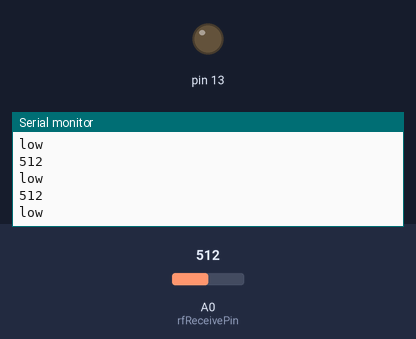
Simulated run of this sketch. Board: Arduino Uno, built with avr-gcc and run on an emulated ATmega328P. Shown: output pins drawn as LEDs (lit = HIGH), the last lines printed to the serial monitor. The test bench sets the inputs (shaded band); at power-on: A0 (rfReceivePin) = 512.

Above: at 1.2 s.
1.3 s: A0 (rfReceivePin) set to 20
At 2.4 s:
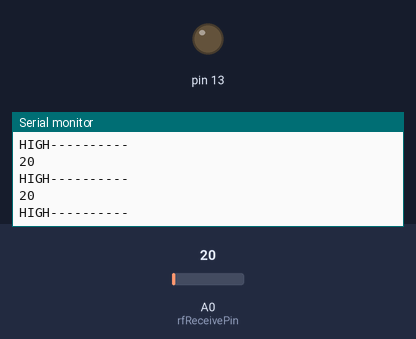
2.8 s: A0 (rfReceivePin) set to 1023
At 3.4 s:
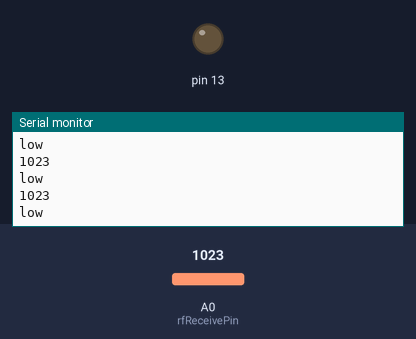
Timing chart, 0 to 5.8 s (numbered marks = the images above; inputs shaded):
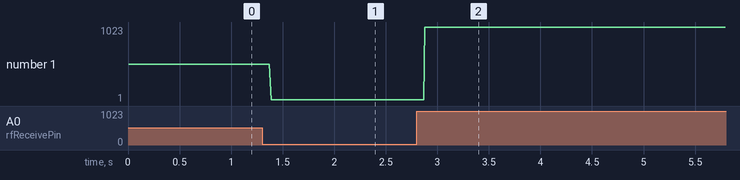

The sketch:

receive-test.ino
```cpp
#define rfReceivePin A0  //RF Receiver pin = Analog pin 0

 unsigned int data = 0;   // variable used to store received data
 const unsigned int upperThreshold = 50;  //upper threshold value
 const unsigned int lowerThreshold = 30;  //lower threshold value

 void setup(){
   pinMode(13, OUTPUT);
   Serial.begin(9600);
 }

 void loop(){
   data=analogRead(rfReceivePin);    //listen for data on Analog pin 0

    if(data>upperThreshold){
     Serial.println("low");
     Serial.println(data);
   }

   if(data<lowerThreshold){
     Serial.println("HIGH----------");
     Serial.println(data);
   }
 }
```

Measured:
- after the input at 1.3 s, the serial monitor: prints a new line after 0.07 s (image 1)
- after the input at 2.8 s, the serial monitor: prints a new line after 0.08 s (image 2)
- plotted number 1: 512 → 20 after the input at 1.3 s, 20 → 1 after the input at 2.8 s
